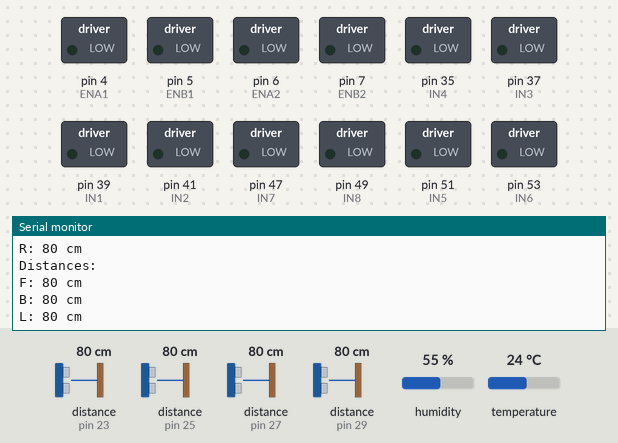
Bench run of a sketch on a simulated Arduino Mega 2560, built with avr-gcc and run on an emulated ATmega2560. Parts: switched loads named in the sketch (green lamp = pin HIGH), the last lines printed to the serial monitor. Wiring (inferred from the names in the program): 4 × ultrasonic range finder: trigger pin 22, echo pin 23 / trigger pin 24, echo pin 25 / trigger pin 26, echo pin 27 / trigger pin 28, echo pin 29. The inputs (shaded band) are chosen by the test bench; at power-on: distance to the obstacle (sensors on pin 23, pin 25, pin 27, pin 29) 80 cm, humidity 55 %, temperature 24 °C. The echo pulse lasts 58.3 µs per cm; random numbers use the default seed unless the sketch sets one; pins used as bus, display or sensor lines are not drawn.

Above: at 1.2 s.
1.3 s: distance to the obstacle (sensor on pin 23) set to 2 cm
At 2.1 s:
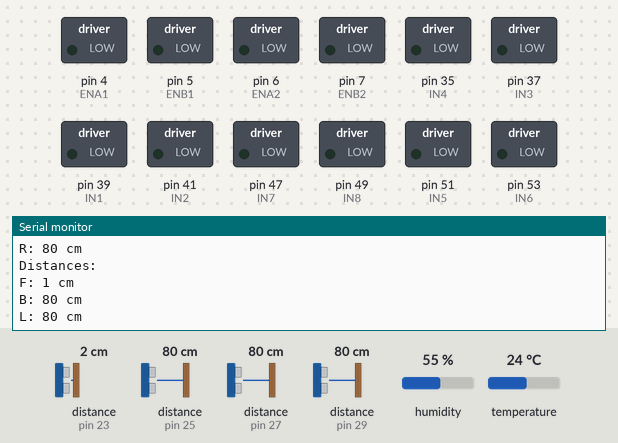
7.4 s: distance to the obstacle (sensor on pin 25) set to 2 cm
At 8.3 s:
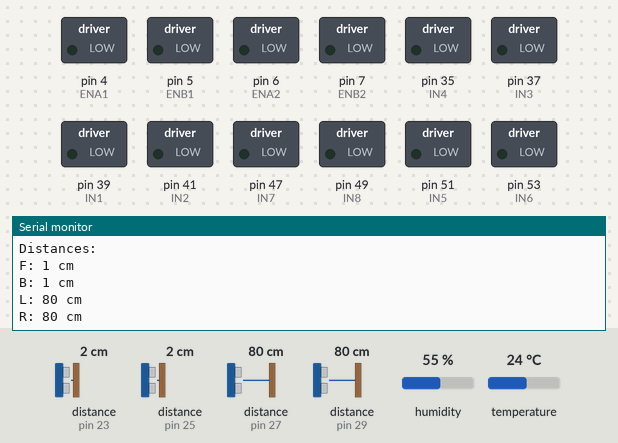
13.5 s: distance to the obstacle (sensor on pin 27) set to 120 cm
At 14.0 s:
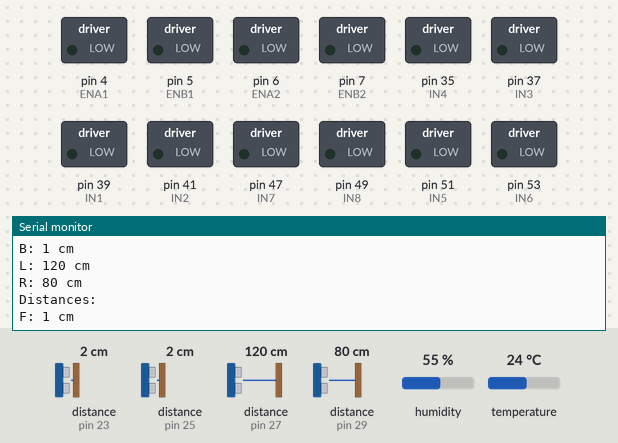
19.6 s: distance to the obstacle (sensor on pin 29) set to 2 cm
At 20.6 s:
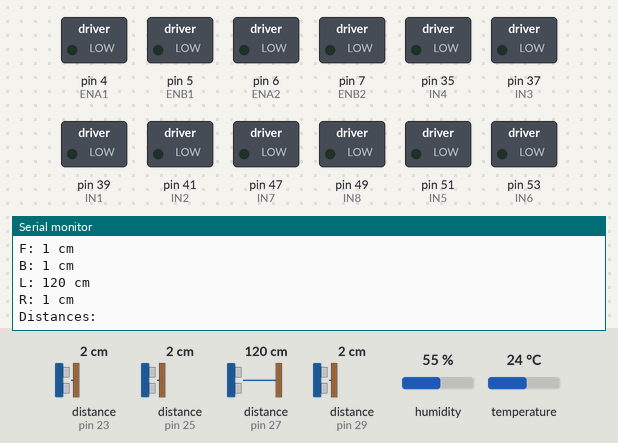
25.7 s: distance to the obstacle (sensor on pin 23) set to 18 cm
At 26.2 s:
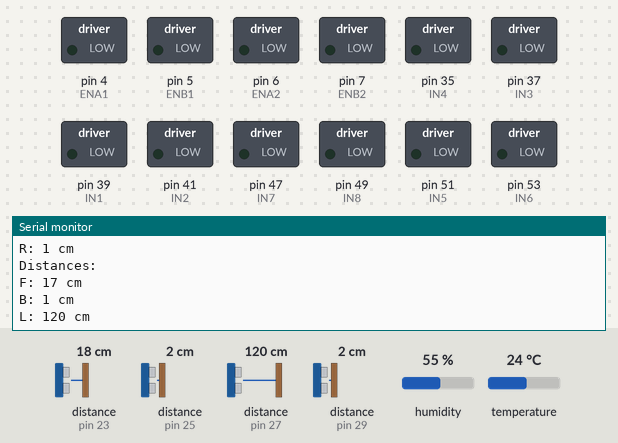
Timing chart, 0 to 26.4 s (numbered marks = the images above; inputs shaded):
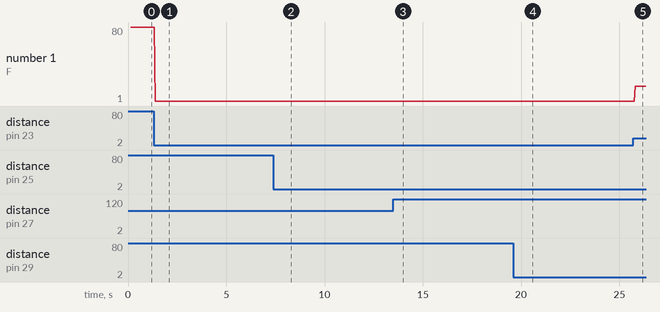

The sketch:

Integration_Sonar_Motor.ino
```cpp
// ***************************************
// Paul Arduino Sketch
// Contributors: Justin Dougherty, Teddy Weaver
// Last Update: 12/2/24
// ***************************************

#include "Integration_Sonar_Motor.h"

void setup() {
  // SERIAL COMUNICATION
  //-----------------------------------------------------------------------
  Serial.begin(9600);                                     // Initialize serial communication

  Serial.println("Serial Communication Transmitting");    // Serial setup message
  //-----------------------------------------------------------------------

  // DHT SENSOR
  //-----------------------------------------------------------------------
  dht.begin();                              // Start the DHT sensor

  Serial.println("DHT Initialized");        // DHT setup message
  //-----------------------------------------------------------------------

  // SONAR PINS
  //-----------------------------------------------------------------------
  for (int i = 0; i < 4; i++) {             // Loop all sonar sensors
    pinMode(trigPins[i], OUTPUT);           // Trig Pins Output
    pinMode(echoPins[i], INPUT);            // Echo Pins Input
  }

  Serial.println("Sonar Pins Set");         // Sonar setup message
  //-----------------------------------------------------------------------

  // MOTOR PINS
  //-----------------------------------------------------------------------
  // Set all speed pins as outputs
  pinMode(ENA1, OUTPUT); // PWM
  pinMode(ENB1, OUTPUT); // PWM
  pinMode(ENA2, OUTPUT); // PWM
  pinMode(ENB2, OUTPUT); // PWM

  // Set all control pins as outputs
  pinMode(IN1, OUTPUT);
  pinMode(IN2, OUTPUT);
  pinMode(IN3, OUTPUT);
  pinMode(IN4, OUTPUT);
  pinMode(IN5, OUTPUT);
  pinMode(IN6, OUTPUT);
  pinMode(IN7, OUTPUT);
  pinMode(IN8, OUTPUT);

  Serial.println("Motor Pins Set");        // Motor pin setup message

  // Initialize motors off
  stopMotors();                           // Run motor stop

  Serial.println("Motors Initialized");              // Sonar setup message
  //-----------------------------------------------------------------------

  // INITIALIZATION COMPLETE
  //-----------------------------------------------------------------------
  Serial.println("Initialization Complete");    // setup complete serial print
  //-----------------------------------------------------------------------
}

void loop() {

  // Record Distances
  recordDistances();

  // // Motor Control
  // controlDirections();

  // //stopMotors(); // Stop

  // // Counter
  // Serial.println(counter); // Print Counter
  // counter++;               // Increment counter

  // delay(100);
  //testDirections();
}

void controlDirections() {
  // Check distances and decide movement
  if (distances[0] > stopDistance3) { // Far from obstacle (> 30 cm)
    mecanumDrive(setSpeed, setSpeed, setSpeed, setSpeed); // Full speed forward
    Serial.println("Moving forward at full speed");
  }
  else if (distances[0] > stopDistance2) { // Approaching obstacle (20-10 cm)
    mecanumDrive(setSpeed - 25, setSpeed - 25, setSpeed - 25, setSpeed - 25); // Slow down
    Serial.println("Slowing down: Near stopDistance3");
  }
  else if (distances[0] > stopDistance1) { // Very close to obstacle (10 cm to stop distance)
    mecanumDrive(setSpeed - 50, setSpeed - 50, setSpeed - 50, setSpeed - 50); // Slow down more
    Serial.println("Slowing down further: Near stopDistance2");
  }
  else { // At stop distance
    mecanumDrive(-setSpeed, -setSpeed, -setSpeed, -setSpeed); // Reverse
    Serial.println("Reversing");
    delay(500); // Reverse for 0.5 seconds

    // Compare left and right distances to determine rotation direction
    if (distances[3] > distances[2]) {
      mecanumDrive(setSpeed, -setSpeed, setSpeed, -setSpeed); // Rotate clockwise
      Serial.println("Rotating clockwise (Left is farther)");
    }
    else if (distances[2] > distances[3]) {
      mecanumDrive(-setSpeed, setSpeed, -setSpeed, setSpeed); // Rotate counterclockwise
      Serial.println("Rotating counterclockwise (Right is farther)");
    }
    else {
      Serial.println("Distances equal, moving forward");
    }

    delay(500); // Allow time to rotate
    mecanumDrive(setSpeed, setSpeed, setSpeed, setSpeed); // Move forward again
    Serial.println("Moving forward after rotation");
  }
}

// Function to drive Mecanum wheels
// fl, fr, rl, rr: Speed for each wheel (-255 to 255)
void mecanumDrive(int fl, int fr, int rl, int rr) {
  currentSpeedFL = fl;
  currentSpeedFR = fr;
  currentSpeedRL = rl;
  currentSpeedRR = rr;

  driveMotor(ENA1, IN1, IN2, fl); // Front Left
  driveMotor(ENB1, IN3, IN4, fr); // Front Right
  driveMotor(ENA2, IN5, IN6, rl); // Rear Left
  driveMotor(ENB2, IN7, IN8, rr); // Rear Right
}

// Function to control an individual motor
// enablePin: PWM pin, inPin1/inPin2: Direction pins, speed: -255 to 255
void driveMotor(int enablePin, int inPin1, int inPin2, int speed) {
  if (speed > 0) {
    digitalWrite(inPin1, HIGH);       // Forward for (+)
    digitalWrite(inPin2, LOW);
  } else if (speed < 0) {
    digitalWrite(inPin1, LOW);        // Backward for (-)
    digitalWrite(inPin2, HIGH);
    speed = -speed;                   // Make speed positive for PWM
  } else {
    digitalWrite(inPin1, LOW);        // Off for (0)
    digitalWrite(inPin2, LOW);
  }

  analogWrite(enablePin, constrain(speed, 0, 255)); // Set motor speed
}

// Function to stop all motors
void stopMotors() {
  mecanumDrive(0, 0, 0, 0);     // All motors stopped
}

// Function to slowly stop all motors
void slowStop() {
  while (currentSpeedFL != 0 || currentSpeedFR != 0 || currentSpeedRL != 0 || currentSpeedRR != 0) {
    // Decrease speed for each wheel gradually
    currentSpeedFL = approachZero(currentSpeedFL);
    currentSpeedFR = approachZero(currentSpeedFR);
    currentSpeedRL = approachZero(currentSpeedRL);
    currentSpeedRR = approachZero(currentSpeedRR);

    // Update the motor speeds
    driveMotor(ENA1, IN1, IN2, currentSpeedFL);
    driveMotor(ENB1, IN3, IN4, currentSpeedFR);
    driveMotor(ENA2, IN5, IN6, currentSpeedRL);
    driveMotor(ENB2, IN7, IN8, currentSpeedRR);

    delay(25); // Small delay for smooth deceleration
  }
}

// Helper function to approach zero gradually
int approachZero(int speed) {
  if (speed > 0) {
    return max(0, speed - 10); // Decrease positive speed
  } else if (speed < 0) {
    return min(0, speed + 10); // Increase negative speed (towards 0)
  }
  return 0; // Already at zero
}

// Function to randomly turn left or right
void randomTurn() {
  if (random(2) == 0) {
    mecanumDrive(-setSpeed, setSpeed, -setSpeed, setSpeed); // Turn left
  } else {
    mecanumDrive(setSpeed, -setSpeed, setSpeed, -setSpeed); // Turn right
  }
  delay(250);
}

// Function to record distances from each sonar sensor
void recordDistances() {
  float temperature = dht.readTemperature();      // Read Temp.
  float humidity = dht.readHumidity();            // Read Humid.
  if (isnan(temperature) || isnan(humidity)) {
    Serial.println("Error reading temperature or humidity");
    temperature = 25.0;  // Default to 25°C if DHT fails
    humidity = 50.0;     // Default to 50% if DHT fails
  }

  // Speed of sound
  float speedOfSound = 331.4 + (0.606 * temperature) + (0.0124 * humidity);   // Calculate speed of sound

  // Measure Distances
  for (int i = 0; i < 4; i++) {
    distances[i] = measureDistance(trigPins[i], echoPins[i], speedOfSound);   // Use function measureDistance
  }

  // Serial Print Distances ("Direction: Distance cm")
  Serial.println("Distances:");
  for (int i = 0; i < 4; i++) {
    Serial.print(directions[i]);
    Serial.print(": ");
    Serial.print(distances[i]);
    Serial.println(" cm");
  }

}

// Function to measure distance using a sonar sensor
int measureDistance(int trigPin, int echoPin, float speedOfSound) {
  digitalWrite(trigPin, LOW);
  delayMicroseconds(2);
  digitalWrite(trigPin, HIGH);                // Trigger pulse
  delayMicroseconds(10);
  digitalWrite(trigPin, LOW);

  long duration = pulseIn(echoPin, HIGH);
  float distance = (duration * (speedOfSound / 10000.0)) / 2.0;  // Convert to cm
  return (int)distance;
}

// Test Directions
void testDirections() {
  // Forward movement
  mecanumDrive(255, 255, 255, 255); // All wheels forward at full speed
  delay(1000);

  slowStop(); // Slowly stop the motors
  delay(1000);

  // Backward movement
  mecanumDrive(-255, -255, -255, -255); // All wheels backward at full speed
  delay(1000);

  slowStop(); // Slowly stop the motors
  delay(1000);

  // Crab walk right
  mecanumDrive(255, -255, -255, 255); // Diagonal motion for right crab walk
  delay(1000);

  slowStop(); // Slowly stop the motors
  delay(1000);

  // Crab walk left
  mecanumDrive(-255, 255, 255, -255); // Diagonal motion for left crab walk
  delay(1000);

  slowStop(); // Slowly stop the motors
  delay(1000);

  // Rotate clockwise
  mecanumDrive(255, -255, 255, -255); // Opposite directions for adjacent wheels
  delay(1000);

  slowStop(); // Slowly stop the motors
  delay(1000);

  // Rotate counterclockwise
  mecanumDrive(-255, 255, -255, 255); // Opposite directions for adjacent wheels
  delay(1000);

  slowStop(); // Slowly stop the motors
  delay(1000);

  // Stop all motors
  stopMotors();
}
```

Integration_Sonar_Motor.h
```cpp
//COUNTER
//-----------------------------------------------------------------------
int counter = 0;                //Serial monitor counter
//-----------------------------------------------------------------------

//SET SPEED AND STOP DISTANCE
//-----------------------------------------------------------------------
// CHANGE Variables [      ]
int setSpeed = 200;             // set Speed
int stopDistance = 15;          // Stop Distance

// Gradual Stop Variables
int stopDistance1 = stopDistance;       // Stop Distance
int stopDistance2 = stopDistance + 15;  // 15 cm before Stop Distance
int stopDistance3 = stopDistance + 30;  // 30 cm before Stop Distance
//-----------------------------------------------------------------------

// MOTORS
//-----------------------------------------------------------------------
// PWM pins for motor speed control
#define ENA1 4              // Motor Driver 1 - Front Left Enable (PWM)
#define ENB1 5              // Motor Driver 1 - Front Right Enable (PWM)
#define ENA2 6              // Motor Driver 2 - Rear Left Enable (PWM)
#define ENB2 7              // Motor Driver 2 - Rear Right Enable (PWM)

// H Bridge direction control pins for motors
#define IN1 39              // Motor Driver 1 - Front Left Direction Pin 1
#define IN2 41              // Motor Driver 1 - Front Left Direction Pin 2
#define IN3 37              // Motor Driver 1 - Front Right Direction Pin 1
#define IN4 35              // Motor Driver 1 - Front Right Direction Pin 2
#define IN5 51              // Motor Driver 2 - Rear Left Direction Pin 1
#define IN6 53              // Motor Driver 2 - Rear Left Direction Pin 2
#define IN7 47              // Motor Driver 2 - Rear Right Direction Pin 1
#define IN8 49              // Motor Driver 2 - Rear Right Direction Pin 2

// Encoder pins for each wheel
#define FR_ENCODER_A 36     //Front Right Encoder Pin A
#define FR_ENCODER_B 34     //Front Right Encoder Pin B
#define FL_ENCODER_A 11     //Front Left Encoder Pin A
#define FL_ENCODER_B 10     //Front Left Encoder Pin B
#define RL_ENCODER_A 13     //Real Left Encoder Pin A
#define RL_ENCODER_B 12     //Real Left Encoder Pin B
#define RR_ENCODER_A 40     //Real Right Encoder Pin A
#define RR_ENCODER_B 42     //Real Right Encoder Pin B

// Wheel and encoder specifications
#define WHEEL_DIAMETER 0.1 // Diameter in meters (e.g., 10 cm = 0.1 m)
#define ENCODER_RESOLUTION 360 // Pulses per revolution

// Variables to track encoder counts
volatile long frCount = 0, flCount = 0, rlCount = 0, rrCount = 0;

// Variables to track distance (in meters)
float frDistance = 0, flDistance = 0, rlDistance = 0, rrDistance = 0;

// Global Variable to Store current speed for each wheel
int currentSpeedFL = 0, currentSpeedFR = 0, currentSpeedRL = 0, currentSpeedRR = 0;
//-----------------------------------------------------------------------


// DHT
//-----------------------------------------------------------------------
#include <DHT.h>                  // DHT Library

// Define the DHT sensor type
#define DHTTYPE DHT11             // Sensor Type DHT11

// Pin definition for Temp & % Sensor
#define DHTPIN 3                  // DHT Signal Pin 3

// Initialize the DHT sensor
DHT dht(DHTPIN, DHTTYPE);         // Initialize DHT

// Temp & Hum Variables
float temperature;            // Tempurature Variable
float humidity;               // Humidity Variable
//-----------------------------------------------------------------------


// SONAR
//-----------------------------------------------------------------------
// Pin definitions for sonar sensors
const int trigPins[4] = {22, 24, 26, 28};  // Trig pins for Front, Back, Left, Right
const int echoPins[4] = {23, 25, 27, 29};  // Echo pins for Front, Back, Left, Right

// Sonar directions
const char* directions[4] = {"F", "B", "L", "R"};  // F = Front, B = Back, L = Left, R = Right

int distances[4];                   // Array to store distances
//-----------------------------------------------------------------------
```

Measured:
- after the input at 1.3 s, the serial monitor: prints a new line after 0.09 s (image 1)
- after the input at 7.4 s, the serial monitor: prints a new line after 0.10 s (image 2)
- after the input at 13.5 s, the serial monitor: prints a new line after 0.15 s (image 3)
- after the input at 19.6 s, the serial monitor: prints a new line after 0.10 s (image 4)
- after the input at 25.7 s, the serial monitor: prints a new line after 0.11 s (image 5)
- plotted number 1: 80 → 1 after the input at 1.3 s, 1 → 17 after the input at 25.7 s
